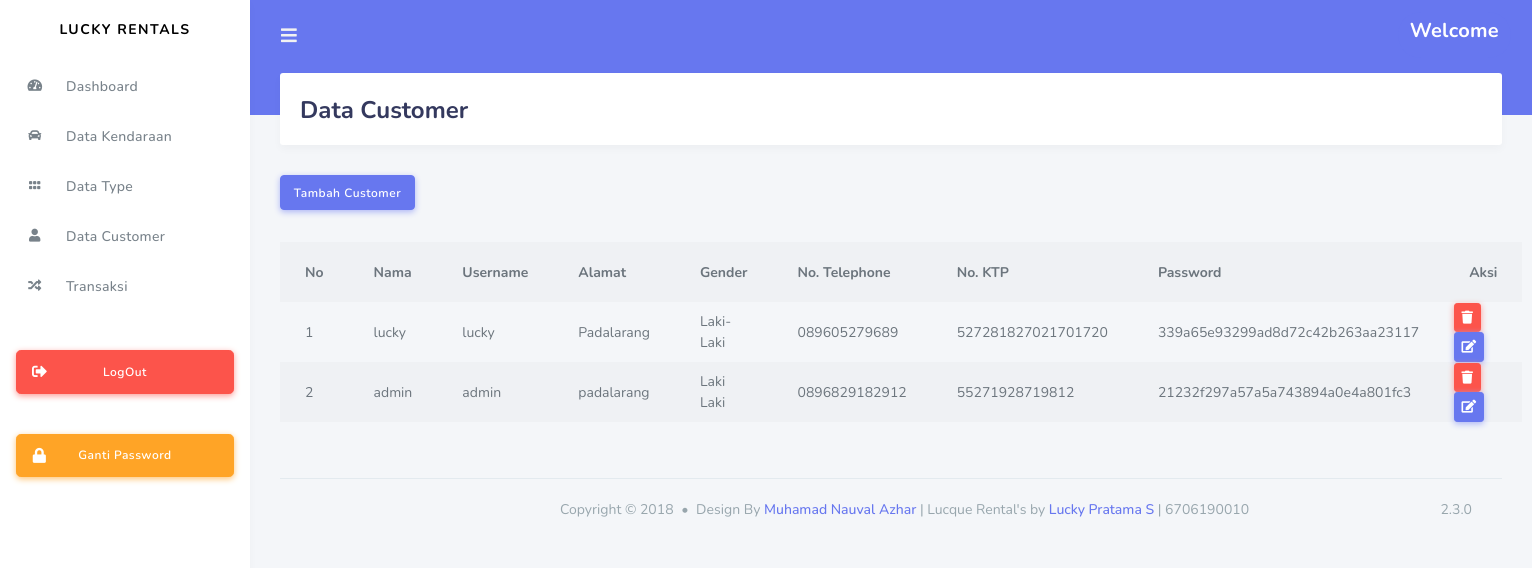
/index.php/admin/data_customer, run on the app's committed database.
### tables this page shows
CREATE TABLE `customer` (
  `id_customer` int(11) NOT NULL,
  `nama` varchar(255) NOT NULL,
  `username` varchar(255) NOT NULL,
  `alamat` varchar(255) NOT NULL,
  `gender` varchar(255) NOT NULL,
  `no_telepon` varchar(20) NOT NULL,
  `no_ktp` varchar(255) NOT NULL,
  `password` varchar(255) NOT NULL,
  `role_id` int(150) NOT NULL
);

### application/controllers/admin/Data_customer.php (called while the page is built, shortened)
<?php
class Data_customer extends CI_Controller
{
	public function index()
	{
		$data['customer'] = $this->rental_model->get_data('customer')->result();
        $this->load->view('templates_admin/header');
        $this->load->view('templates_admin/sidebar');
        $this->load->view('admin/data_customer',$data);
        $this->load->view('templates_admin/footer');
	}
}
 ?>

### index.php (called while the page is built, shortened)
<?php
require_once BASEPATH.'core/CodeIgniter.php';

### application/models/Rental_model.php (called while the page is built, shortened)
<?php
class Rental_model extends CI_model{
    public function get_data($table){
        return $this->db->get($table);
    }
}
?>

### application/views/admin/data_customer.php (the view, shortened to what this page needs)
<div class="main-content">
  <section class="section">
    <div class="section-header">
      <h1>Data Customer</h1>
    </div>
    <a href="<?php echo base_url('admin/data_customer/tambah_customer')?>" class="btn btn-primary mb-3">Tambah Customer</a>
      <table class="table table-hover table-striped table-borderd">
      	<table class="table table-striped table-respondsive table-borderd">
      		<tr>
      			<th>No</th>
      			<th>Nama</th>
      			<th>Username</th>
      			<th>Alamat</th>
      			<th>Gender</th>
      			<th>No. Telephone</th>
      			<th>No. KTP</th>
      			<th>Password</th>
      			<th>Aksi</th>
      		</tr>
      		<?php
      		$no = 1;
      		foreach($customer as $cs) :
      		 ?>
      		 <tr>
      		 	<td>
      		 		<?php echo $no++ ?>
      		 	</td>
      		 	<td>
      		 		<?php echo $cs->nama ?>
      		 	</td>
      		 	<td>
      		 		<?php echo $cs->username ?>
      		 	</td>
      		 	<td>
      		 		<?php echo $cs->alamat ?>
      		 	</td>
      		 	<td>
      		 		<?php echo $cs->gender ?>
      		 	</td>
      		 	<td>
      		 		<?php echo $cs->no_telepon ?>
      		 	</td>
      		 	<td>
      		 		<?php echo $cs->no_ktp ?>
      		 	</td>
      		 	<td>
      		 		<?php echo $cs->password ?>
      		 	</td>
      		 	<td>
      		 		<div class="row">
      		 		<a href="<?php echo base_url('admin/data_customer/delete_customer/'.$cs->id_customer) ?>" class="btn btn-sm btn-danger mr-2">
      		 			<i class="fas fa-trash"></i>
      		 		</a>
      		 		<a href="<?php echo base_url('admin/data_customer/update_customer/'.$cs->id_customer) ?>" class="btn btn-sm btn-primary">
      		 			<i class="fas fa-edit"></i>
      		 		</a>
      		 		</div>
      		 	</td>
      		 </tr>
      		<?php endforeach; ?>
      	</table>

### application/views/templates_admin/header.php (shortened to what this page needs)
<!DOCTYPE html>
<html lang="en">
<head>
  <link rel="stylesheet" href="https://stackpath.bootstrapcdn.com/bootstrap/4.3.1/css/bootstrap.min.css">
  <link rel="stylesheet" href="https://use.fontawesome.com/releases/v5.7.2/css/all.css">
  <link rel="stylesheet" href="<?php echo base_url('assets/assets_stisla') ?>/assets/css/style.css">
  <link rel="stylesheet" href="<?php echo base_url('assets/assets_stisla') ?>/assets/css/components.css">
</head>

### application/views/templates_admin/sidebar.php (shortened to what this page needs)
<body>
  <div id="app">
    <div class="main-wrapper">
      <div class="navbar-bg"></div>
      <nav class="navbar navbar-expand-lg main-navbar">
        <form class="form-inline mr-auto">
          <ul class="navbar-nav mr-3">
            <li><a href="#" data-toggle="sidebar" class="nav-link nav-link-lg"><i class="fas fa-bars"></i></a></li>
          </ul>
        </form>
        <ul class="navbar-nav navbar-right">
                  <div class="badge badge-primary text-wrap">
                  <h5>  Welcome <?php echo $this->session->userdata('nama') ?> </h5>
                  </div>
              </div>
      <div class="main-sidebar">
        <aside id="sidebar-wrapper">
          <div class="sidebar-brand">
            <a href="index.html">LUCKY RENTALS</a>
          </div>
          <ul class="sidebar-menu">
              <li><a class="nav-link" href="<?php echo base_url('admin/dashboard') ?>"><i class="fas fa-tachometer-alt"></i> <span>Dashboard</span></a></li>
              <li><a class="nav-link" href="<?php echo base_url('admin/data_mobil') ?>"><i class="fas fa-car"></i> <span>Data Kendaraan</span></a></li>
              <li><a class="nav-link" href="<?php echo base_url('admin/data_type') ?>"><i class="fas fa-grip-horizontal"></i> <span>Data Type</span></a></li>
              <li><a class="nav-link" href="<?php echo base_url('admin/data_customer') ?>"><i class="fas fa-user"></i> <span>Data Customer</span></a></li>
              <li><a class="nav-link" href="<?php echo base_url('admin/transaksi') ?>"><i class="fas fa-random"></i> <span>Transaksi</span></a></li>
            </ul>
              <div class="mt-4 mb-2 p-3 hide-sidebar-mini">
                <a href="<?php echo base_url('auth/logout') ?>" class="btn btn-danger btn-lg btn-block btn-icon-split">
                  <i class="fas fa-sign-out-alt"></i> LogOut
                </a>
              </div>
                <div class="mt-2 mb-4 p-3 hide-sidebar-mini">
                <a href="<?php echo base_url('auth/ganti_password') ?>" class="btn btn-warning btn-lg btn-block btn-icon-split">
                  <i class="fas fa-lock"></i> Ganti Password
                </a>
              </div>
        </aside>
      </div>

### application/views/templates_admin/footer.php (shortened to what this page needs)
<footer class="main-footer">
        <div class="footer-left">
          Copyright &copy; 2018 <div class="bullet"></div> Design By <a href="https://nauval.in/">Muhamad Nauval Azhar</a>
          | Lucque Rental's by <a href="https://www.instagram.com/luckysopyantoro/?hl=id">Lucky Pratama S</a> | 6706190010
        </div>
        <div class="footer-right">
          2.3.0
        </div>
      </footer>
    </div>
  </div>
</body>
</html>

### data on the page
customer: nama "lucky", username "lucky", alamat "Padalarang", gender "Laki-Laki", no_telepon "089605279689", no_ktp "527281827021701720", password "339a65e93299ad8d72c42b263aa23117"
customer: nama "admin", username "admin", alamat "padalarang", gender "Laki Laki", no_telepon "0896829182912", no_ktp "55271928719812", password "21232f297a57a5a743894a0e4a801fc3"
